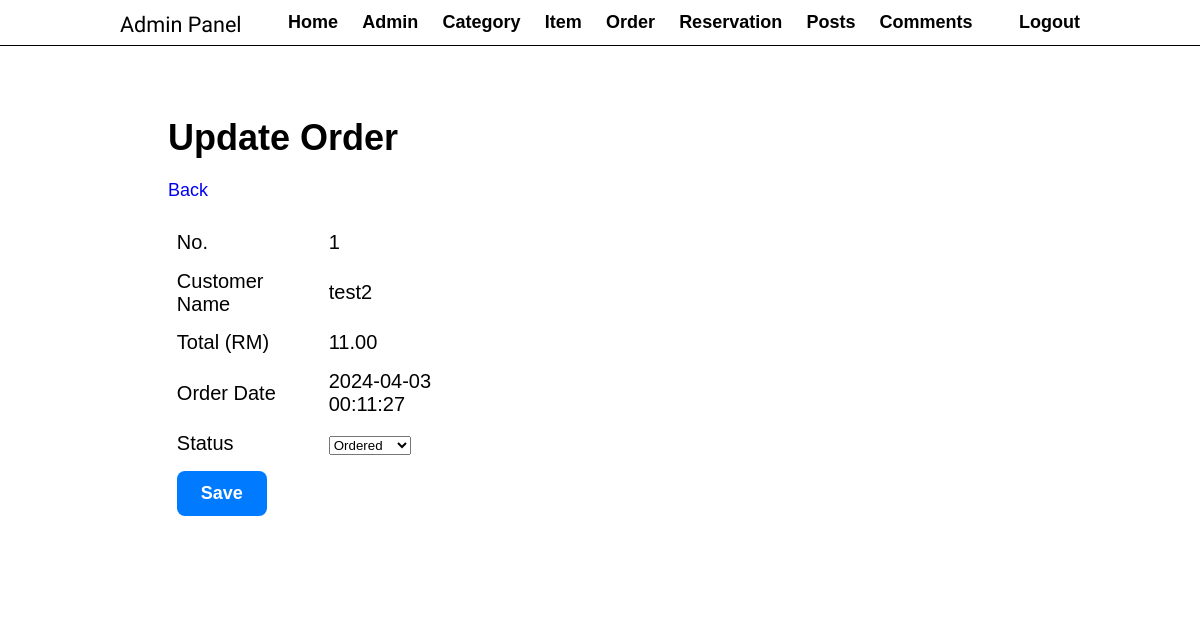
The page /admin/update-order.php?id=71&cus_id=4 (signed in) on the database its author committed.
### tables this page shows
CREATE TABLE `tbl_order` (
  `id` int(11) NOT NULL,
  `order_total` decimal(10,2) NOT NULL,
  `order_date` datetime NOT NULL DEFAULT current_timestamp() ON UPDATE current_timestamp(),
  `status` varchar(50) NOT NULL,
  `customer_id` int(11) DEFAULT NULL,
  `order_num` int(11) NOT NULL
);

CREATE TABLE `tbl_customer` (
  `id` int(11) NOT NULL,
  `name` varchar(150) NOT NULL,
  `customer_password` varchar(255) NOT NULL,
  `contact` varchar(20) DEFAULT NULL,
  `email` varchar(150) NOT NULL,
  `order_num` int(11) NOT NULL DEFAULT 0
);

### admin/update-order.php (the view, shortened to what this page needs)
<?php include ("partials/menu.php");
ob_start(); ?>
<div class="main-content">
    <div class="wrapper">
        <h1>Update Order</h1>
        <br>
        <a href="<?php echo HOMEURL; ?>admin/manage-order.php" class=" link-no-deco">Back</a>
        <br><br>
        <?php
        if (isset ($_GET['id'])) {
            $order_id = $_GET['id'];
            ?>
            <form action="" method="POST">
                <table class="tbl-30">
                    <?php
                    try {
                        $query = "SELECT c.name,o.order_total,o.order_date,o.status
                        FROM tbl_order as o
                        JOIN tbl_customer as c
                        ON o.customer_id=c.id
                        WHERE o.id=$order_id
                            ";
                        $stmt = $pdo->prepare($query);
                        $stmt->execute();
                        $count = $stmt->rowCount();
                        if ($count > 0) {
                            $result = $stmt->fetchAll(PDO::FETCH_ASSOC);
                            $number = 1;
                            foreach ($result as $row) {
                                ?>
                                <tr>
                                    <td>No.</td>
                                    <td>
                                        <?php echo $number++ ?>
                                    </td>
                                </tr>
                                <tr>
                                    <td>Customer Name</td>
                                    <td>
                                        <?php echo $row["name"] ?>
                                    </td>
                                </tr>
                                <tr>
                                    <td>Total (RM)</td>
                                    <td>
                                        <?php echo $row["order_total"] ?>
                                    </td>
                                </tr>
                                <tr>
                                    <td>Order Date</td>
                                    <td>
                                        <?php echo $row["order_date"] ?>
                                    </td>
                                </tr>
                                <tr>
                                    <td>Status</td>
                                    <td>
                                        <select name="status">
                                            <option <?php if ($row['status'] == 'Ordered') {
                                                echo "selected";
                                            }
                                            ?> value="Ordered">Ordered
                                            </option>
                                        </select>
                                    </td>
                                </tr>
                                <tr>
                                    <td colspan='2'>
                                        <input type="submit" name="submit" value="Save" class='btn-secondary' style="padding: 12px 24px; font-size: 18px; border-radius: 8px; border: none; transition: opacity 0.3s; background-color: #007bff;" onmouseover="this.style.opacity='0.8'" onmouseout="this.style.opacity='1'">
                                    </td>
                                </tr>
                                <?php
                            }
                            ?>
                            <?php
                        }
                    } catch (PDOException $e) {
                        die ("Query Error " . $e->getMessage());
                    }
                    ?>
                </table>
            </form>
            <?php
        } else {
            header("Location: " . HOMEURL . "admin/manage-order.php");
        }
        ?>
    </div>
</div>

### css/admin.css (style rules this page uses)
* { margin: 0 0; padding: 0 0; font-family: Arial, Helvetica, sans-serif; }
.wrapper { padding: 1%; width: 80%; margin: 0 auto; font-size: large; }
.link-no-deco { text-decoration: none; }
.tbl-30 { width: 40%; font-size: 20px; }
table tr td { padding: 2%; }
table tr td input { font-size: 20px; }
.btn-secondary { background-color: #29aae6; font-weight: bold; color: #ffffff; padding: 0.5%; border: none; }
.main-content { padding: 5% 5%; margin: 0%; background-color: #ffffff; }

### rows shown on the page
tbl_order: customer.name "test2", order_total "11.00", order_date "2024-04-03 00:11:27", status "Ordered"
